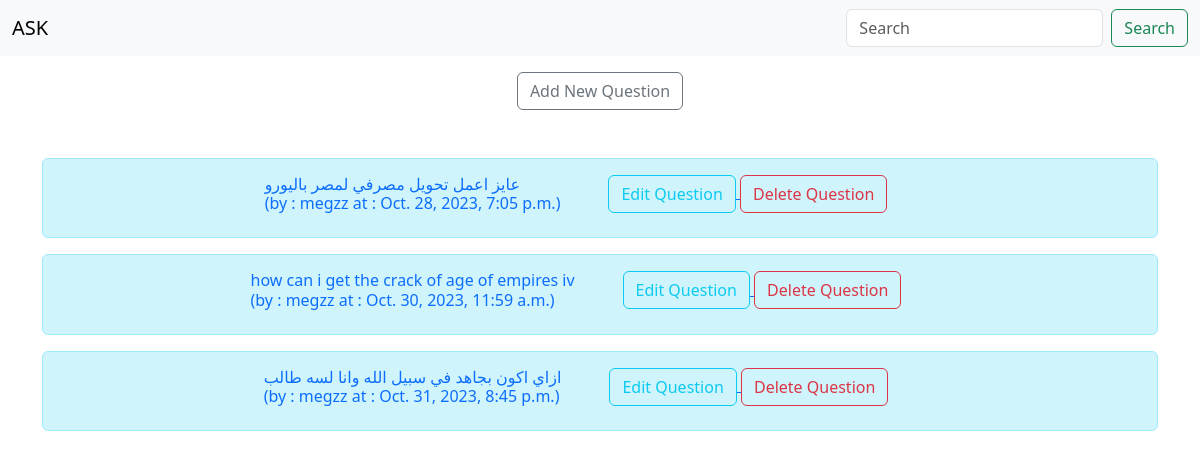
The app's page /questions/, older data.
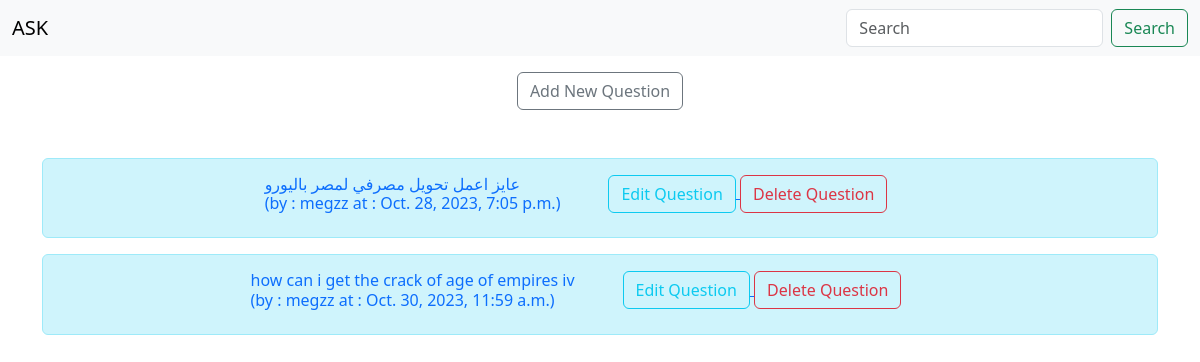
The same page, newer data.
### forum/models.py (models this page shows, shortened)
class Question(models.Model):
    question = models.CharField(max_length=200)
    content = models.TextField(max_length=30000)
    created_at = models.DateTimeField(default=timezone.now)
    tags = TaggableManager()
    author = models.ForeignKey(User, related_name='question_author', on_delete=models.CASCADE)

### forum/views.py (the view)
# urls.py: path('questions/', question_list),
def question_list(request):
    search = Question.objects.all()
    questions = None
    if 'search_name' in request.GET:
        questions = request.GET['search_name']
        if questions:
            search = search.filter(question__icontains=questions)
    return render(request, 'forum/question_list.html', {'questions':search})

### forum/templates/forum/question_list.html (shortened to what this page needs)
{% load django_bootstrap5 %}
<!doctype html>
<html lang="en">
  <head>
    <link href="https://cdn.jsdelivr.net/npm/bootstrap@5.3.2/dist/css/bootstrap.min.css" rel="stylesheet">
  </head>
  <body>
  <nav class="navbar bg-body-tertiary">
  <div class="container-fluid">
    <a class="navbar-brand" href="/questions">ASK</a>
    <form method="get" class="d-flex" role="search">
      <input class="form-control me-2" type="search" placeholder="Search" name="search_name">
      <button class="btn btn-outline-success" type="submit">Search</button>
    </form>
  </div>
  </nav>
<div class="d-flex justify-content-center m-3">
<a href="/questions/question_new"><button type="button" class="btn btn-outline-secondary ">Add New Question</button></a>
</div>
    <div class="container my-5">
        {% for object in questions %}
          <div class="alert alert-info" role="alert">
          <h6 class="d-flex justify-content-center">
          <a class="link-offset-2 link-underline link-underline-opacity-0" href="/questions/{{object.id}}">{{object.question}}
          <br> (by : {{object.author}} at : {{object.created_at}})
          <div class="mx-5">
          <a href="/questions/question_edit/{{object.id}}">
          <button type="button" class="btn btn-outline-info ">Edit Question</button>
          </a>
          <a href="/questions/question_confirm_delete/{{object.id}}">
          <button type="button" class="btn btn-outline-danger ">Delete Question</button>
          </a>
          </div>
          </a>
          </h6>
          </div>
        {% endfor %}
    </div>
  </body>
</html>

Row changes from the older to the newer data that the page shows:
removed Question: question "ازاي اكون بجاهد في سبيل الله وانا لسه طالب", author "megzz", created_at "Oct. 31, 2023, 8:45 p.m."
